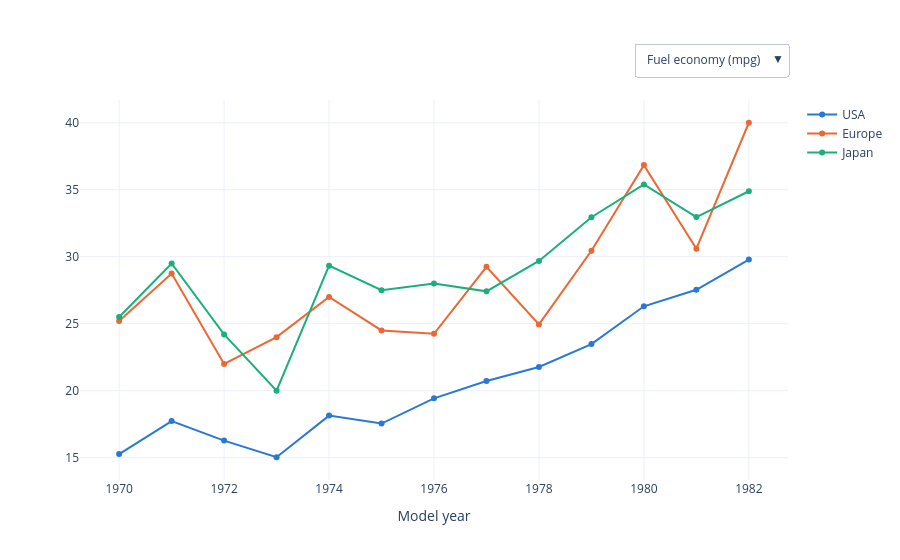

The cell this chart's notebook holds for it:
### Markdown cell above
## Bonus A: dropdown menu with graph objects

*Optional, worth 1 bonus point. Skip it if you like; leave the cell empty or delete it.*

- **Target:** `target-plots/bonus-A_python_dropdown-menu.html`
- **You will practice:** `plotly.graph_objects`, building traces yourself, dropdown menus

**What to reproduce**

- The same yearly averages as Plot 4, but for `mpg`, `horsepower`, **and** `weight`
- Built with `plotly.graph_objects`, not Plotly Express: one `go.Scatter` trace per origin
- A **dropdown menu** at the top right that switches the lines between the three variables and updates the y axis title
- Hovering on a year shows all three origins in one box

**Hints**

- This one is a step up, and it is optional. Plotly Express builds traces for you; here you build them yourself.
- Averages: `cars.groupby(["model_year", "origin"], as_index=False)[["mpg", "horsepower", "weight"]].mean()`
- Build the figure: `import plotly.graph_objects as go`, `figA = go.Figure()`, then loop over `ORIGIN_ORDER` and call `figA.add_trace(go.Scatter(x=..., y=..., name=origin, mode="lines+markers", line=dict(color=ORIGIN_COLORS[origin])))`
- A dropdown is a list of buttons in `figA.update_layout(updatemenus=[dict(buttons=[...])])`. Each button replaces the y data of all three traces (in order) and changes the axis title:

  ```python
  dict(label="Horsepower", method="update",
       args=[{"y": [usa_values, europe_values, japan_values]},
             {"yaxis.title.text": "Horsepower"}])
  ```

- Combined hover: `hovermode="x unified"` in `update_layout`
- Docs: [Graph objects](https://plotly.com/python/graph-objects/), [Dropdown menus](https://plotly.com/python/dropdowns/)

### Code cell
# Plot A: your code here

import plotly.graph_objects as go

Averages = cars.groupby(
    ["model_year", "origin"], 
    as_index=False
    )[["mpg", "horsepower", "weight"]].mean()

figA = go.Figure()

for origin in ORIGIN_ORDER:
    subset = Averages[Averages["origin"] == origin]

    figA.add_trace(
        go.Scatter(x = subset["model_year"], y = subset["mpg"],
                   name = origin,
                   mode = "lines+markers",
                   line = dict(color=ORIGIN_COLORS[origin]),
                   )
                   ) 

figA.update_layout(updatemenus=[
    dict(
        x=1,
        xanchor="right",
        y=1.15,
        yanchor="top",
        buttons=[
    dict(
         label = "Fuel economy (mpg)", method = "update",
         args=[
             {"y": [Averages[Averages["origin"] == origin]["mpg"]
              for origin in ORIGIN_ORDER
              ]},
             {"yaxis.title.text": "Fuel economy (mpg)"}
             ]
             ), 
     dict(
         label = "Horsepower", method = "update",
           args=[
               {"y": [Averages[Averages["origin"] == origin]["horsepower"]
              for origin in ORIGIN_ORDER
              ]},
               {"yaxis.title.text": "Horsepower"}
               ]
               ),
     dict(
            label = "Vehicle weight (lb)", method = "update",
            args=[
                {"y": [Averages[Averages["origin"] == origin]["weight"]
              for origin in ORIGIN_ORDER
              ]},
                {"yaxis.title.text": "Vehicle weight (lb)"}
                ]
            ),
            ]   
        )
    ],
    xaxis_title = "Model year",
    hovermode = "x unified",
    template = "plotly_white"
)

figA.show()

### Figure 1 — Plotly figure (JSON) as saved in the notebook; plotly's stock layout.template omitted (floating-point values rounded to 4 significant figures)
{"data": [{"line": {"color": "#2a78d6"}, "mode": "lines+markers", "name": "USA", "type": "scatter", "x": [1970, 1971, 1972, 1973, 1974, 1975, 1976, 1977, 1978, 1979, 1980, 1981, 1982], "y": [15.27, 17.74, 16.28, 15.03, 18.14, 17.55, 19.43, 20.72, 21.77, 23.48, 26.3, 27.53, 29.79]}, {"line": {"color": "#eb6834"}, "mode": "lines+markers", "name": "Europe", "type": "scatter", "x": [1970, 1971, 1972, 1973, 1974, 1975, 1976, 1977, 1978, 1979, 1980, 1981, 1982], "y": [25.2, 28.75, 22.0, 24.0, 27.0, 24.5, 24.25, 29.25, 24.95, 30.45, 36.84, 30.6, 40.0]}, {"line": {"color": "#1baf7a"}, "mode": "lines+markers", "name": "Japan", "type": "scatter", "x": [1970, 1971, 1972, 1973, 1974, 1975, 1976, 1977, 1978, 1979, 1980, 1981, 1982], "y": [25.5, 29.5, 24.2, 20.0, 29.33, 27.5, 28.0, 27.42, 29.69, 32.95, 35.4, 32.96, 34.89]}], "layout": {"hovermode": "x unified", "updatemenus": [{"buttons": [{"args": [{"y": [[15.27, 17.74, 16.28, 15.03, 18.14, 17.55, 19.43, 20.72, 21.77, 23.48, 26.3, 27.53, 29.79], [25.2, 28.75, 22, 24, 27, 24.5, 24.25, 29.25, 24.95, 30.45, 36.84, 30.6, 40], [25.5, 29.5, 24.2, 20, 29.33, 27.5, 28, 27.42, 29.69, 32.95, 35.4, 32.96, 34.89]]}, {"yaxis.title.text": "Fuel economy (mpg)"}], "label": "Fuel economy (mpg)", "method": "update"}, {"args": [{"y": [[167.0, 119.8, 138.8, 146.6, 112.1, 108.7, 110.5, 118.4, 107.3, 109.4, 88.83, 84.54, 86.95], [86.2, 74, 79.6, 81.86, 74.17, 89.5, 87.62, 81, 99.17, 72, 66.75, 76.67, 63], [91.5, 79.25, 93.8, 98.5, 72.5, 80.25, 76.5, 81.17, 79.25, 65, 78.85, 78.33, 74]]}, {"yaxis.title.text": "Horsepower"}], "label": "Horsepower", "method": "update"}, {"args": [{"y": [[3716.0, 3473.0, 3683.0, 3821.0, 3548.0, 3533.0, 3405.0, 3422, 3141.0, 3210.0, 2809.0, 2695, 2617.0], [2309.0, 2024, 2573.0, 2336.0, 2139.0, 2571.0, 2611, 2139.0, 2692.0, 2694.0, 2412.0, 2860, 2055], [2251, 1936, 2300.0, 2397.0, 2053, 2303.0, 2218.0, 2296.0, 2221.0, 1998.0, 2290.0, 2269.0, 2133.0]]}, {"yaxis.title.text": "Vehicle weight (lb)"}], "label": "Vehicle weight (lb)", "method": "update"}], "x": 1, "xanchor": "right", "y": 1.15, "yanchor": "top"}], "xaxis": {"title": {"text": "Model year"}}}}
